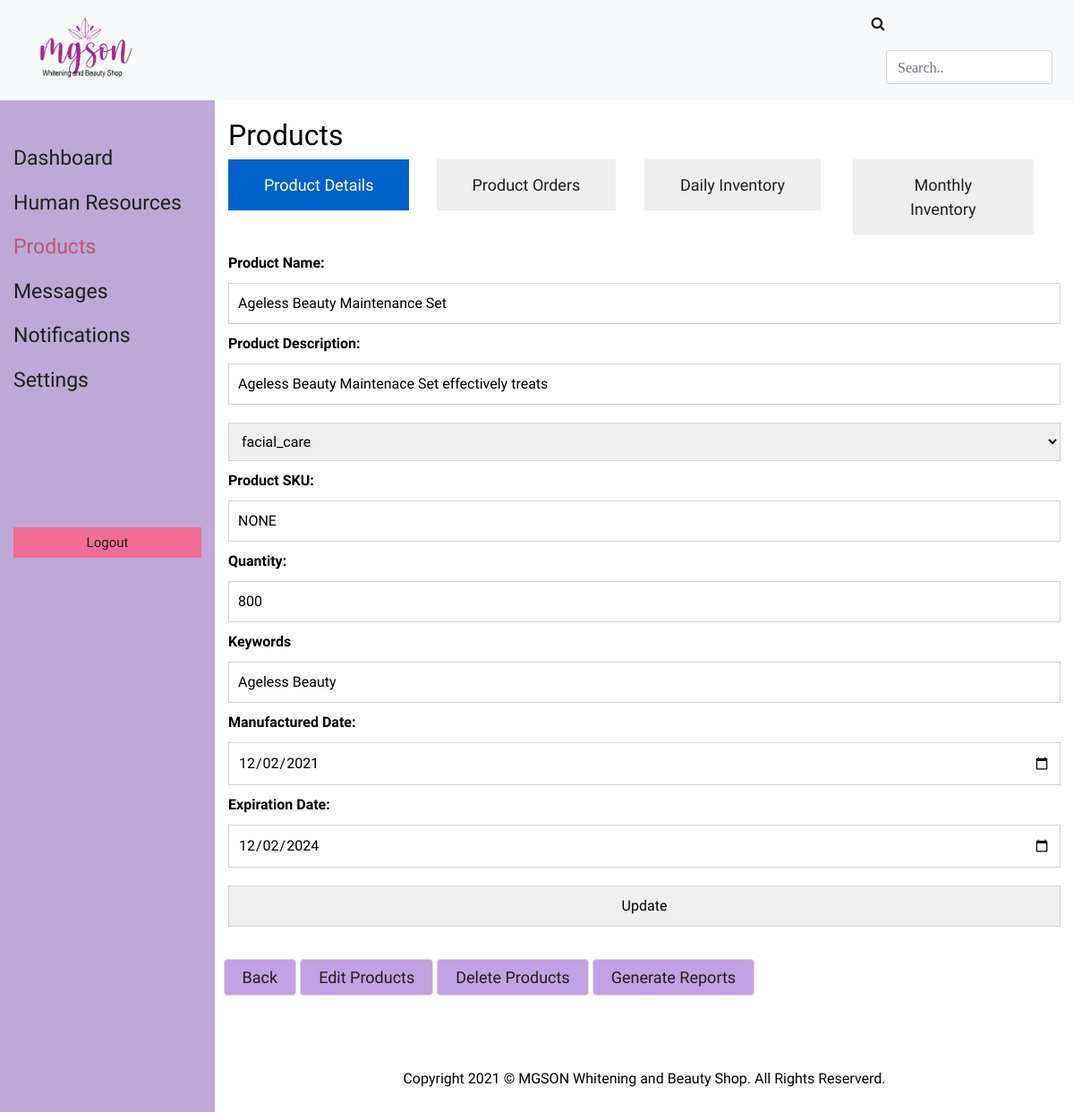
/products/edit.php?id_product=1, run on the app's committed database.
### tables this page shows
CREATE TABLE `products` (
  `id_product` int(1) NOT NULL,
  `id_users` varchar(50) NOT NULL,
  `id_admin` varchar(200) NOT NULL,
  `product_name` varchar(50) NOT NULL,
  `product_description` varchar(50) NOT NULL,
  `product_cat` varchar(50) NOT NULL,
  `barcode_sku` varchar(50) NOT NULL,
  `product_quantity` int(50) NOT NULL,
  `manufactured_date` date NOT NULL,
  `expiration_date` date NOT NULL,
  `ordered_pcs` int(50) NOT NULL,
  `remainingpcs` int(50) NOT NULL,
  `product_status` varchar(50) NOT NULL,
  `date_delivered` date NOT NULL,
  `date_ordered` date NOT NULL,
  `keywords` text NOT NULL
);

### products/edit.php (the view, shortened to what this page needs)
<?php
require('../db.php');
$id_product = $_REQUEST['id_product'];
$querdprod = "SELECT * from products where id_product='".$id_product."' ";
$resuldel = mysqli_query($con, $querdprod) or die ( mysqli_error());
$row = mysqli_fetch_assoc($resuldel);
?>
<!DOCTYPE html>
<html>
<head>
    <link rel="stylesheet" type="text/css" href="../css/bootstrap.css" />
	<link href="../style.css" rel="stylesheet" />
	<link rel="stylesheet" type="text/css" href="../css/style.css" />
		<link rel="stylesheet" href="https://cdnjs.cloudflare.com/ajax/libs/font-awesome/4.7.0/css/font-awesome.min.css">
</head>
<body>
	<nav class="navbar navbar-expand-lg navbar-light bg-light sticky-top">
	    <a class="logolink" href="index.php"><img src="../images/logo.png" class="img-fluid logo" alt="Dashboard"></a>
	    <div class="collapse navbar-collapse" id="navbarSupportedContent">
	      <form class="form-inline my-2 my-lg-0" action="../search.php">
	        <button class="btn my-2 my-sm-0" type="submit"><i class="fa fa-search"></i></button>
	        <input class="form-control mr-sm-2 fa fa-search" type="text" placeholder="Search.." aria-label="Search" name="search">
	      </form>
	    </div>
 	</nav>
<div id="dashboard-wrapper" class="container">
	  <div class="row">
		<div class="col-sm-4">
		<h2 class="admin-ht2" style="border-bottom: none;"></h2>
		<ul class="nav-menu-side">
			<li><a href="../dashboard/index.php">Dashboard</a></li>
			<li><a href="../humanresource/index.php">Human Resources</a></li>
			<li><a href="index.php" class="active-menu">Products</a></li>
			<li><a href="../messages/index.php">Messages</a></li>
			<li><a href="../notifications/index.php">Notifications</a></li>
			<li><a href="../settings/index.php">Settings</a></li>
		</ul>
	<p class="logout-btm"><a href="../logout.php">Logout</a></p>
		</div>
		<div class="col-sm-8 product-data">
			<h2>Products</h2>
			<div class="row row-cols-4 product-nav">
				<div class="col">
					<a class="btn btn-primary btn-dashboard active" href="index.php" role="button">Product Details</a>
				</div>
				<div class="col">
					<a class="btn btn-primary btn-dashboard" href="product-orders.php" role="button">Product Orders</a>
				</div>
				<div class="col">
				 <a class="btn btn-primary btn-dashboard" href="daily-inventory.php" role="button">Daily Inventory</a>
				</div>
				<div class="col">
				 <a class="btn btn-primary btn-dashboard" href="monthly-inventory.php" role="button">Monthly Inventory</a>
				</div>
			</div>
		<div class="row data-tables-prod">
			<div class="col">
				<div class="form">
				<?php
				require('../db.php');
				if(isset($_POST['new']) && $_POST['new']==1)
				{
				$id_product = $_POST['id_product'];
				$product_name = $_POST['product_name'];
				$product_description = $_POST['product_description'];
				$product_cat = $_POST['product_cat'];
				$barcode_sku = $_POST['barcode_sku'];
				$product_quantity = $_POST['product_quantity'];
				$keywords = $_POST['keywords'];
				$manufactured_date = date('Y-m-d H:i:s', strtotime(str_replace('-', '/',$_POST['manufactured_date'])));
				$expiration_date = date('Y-m-d H:i:s', strtotime(str_replace('-', '/',$_POST['expiration_date'])));
				$updated="UPDATE products SET product_name='".$product_name."', product_description='".$product_description."',
				product_cat='".$product_cat."', barcode_sku='".$barcode_sku."', product_quantity='".$product_quantity."',
				manufactured_date='".$manufactured_date."',expiration_date='".$expiration_date."',
				keywords='".$keywords."' where id_product='".$id_product."'";
				mysqli_query($con, $updated) or die(mysqli_error());
				$status = "<div class='record-updated'>Record Updated Successfully. </br></br><a href='index.php'>View Updated Record</a>";
				echo '<p style="color:#FF0000;">'.$status.'</p></div>';
				}else {
				?>
				<div class="editproductsorder">
					<form class="form" action="" method="post">
					<strong>Product Name:</strong><input type="text" class="input-product" name="product_name" value="<?php echo $row['product_name'];?>" placeholder="Product Name" required />
					<strong>Product Description:</strong><input type="text" class="input-product" name="product_description"  value="<?php echo $row['product_description'];?>" placeholder="Product Description" required>
						<select class="form-select" name="product_cat" >
							<option value="<?php echo $row['product_cat'];?>"><?php echo $row['product_cat'];?></option>
						</select>
					<strong>Product SKU:</strong><input type="text" class="input-product" name="barcode_sku" value="<?php echo $row['barcode_sku'];?>" placeholder="Barcode or SKU" required>
					<strong>Quantity:</strong><input type="text" class="input-product" name="product_quantity" value="<?php echo $row['product_quantity'];?>" required>
					<strong>Keywords</strong><input type="text" class="input-product" name="keywords" value="<?php echo $row['keywords'];?>" placeholder="Keywords" required>
					<strong>Manufactured Date:</strong><input type="date" class="input-product" name="manufactured_date" value="<?php echo $row['manufactured_date'];?>" required>
					<strong>Expiration Date:</strong><input type="date" class="input-product" name="expiration_date" value="<?php echo $row['expiration_date'];?>" required>
						<input name="submit" type="submit" value="Update" />
					</form>
				<?php } ?>
				</div>
				</div>
			</div>
			<div class="download-data-tab">
					<p>
						<a href="index.php" class="btn btn-danger" >Back</a>
						<a href="index.php" class="btn btn-danger" >Edit Products</a>
						<a href="deleteproduct.php" class="btn btn-danger">Delete Products</a>
						<a href="#" class="btn btn-primary">Generate Reports</a>
					</p>
			</div>
		</div>
			<footer class="page-footer font-small mdb-color lighten-3 pt-4">
			  <div class="footer-copyright text-center py-3">Copyright 2021 © MGSON Whitening and Beauty Shop. All Rights Reserverd.
			  </div>
			</footer>
		</div>
	  </div>
</div>
</body>
</html>

### style.css (style rules this page uses)
input { width:90%; margin:10px auto; padding:10px; }
body { background:#fff; font-family: 'Arapey', serif; }
.container { margin:0 auto; max-width:100%; overflow:hidden; font-family: 'Arapey', serif; }
@media (min-width: 576px) { #dashboard-wrapper .col-sm-4, .col-sm-4-2 { width:20%; -ms-flex: 0 0 20%; flex: 0 0 20%; max-width: 20%; } }
@media (min-width: 576px) { #dashboard-wrapper .col-sm-8, .col-sm-8-2 { width:80%; -ms-flex: 0 0 80%; flex: 0 0 80%; max-width: 80%; left: 20%; } }
#dashboard-wrapper { overflow:hidden; }
#dashboard-wrapper .col-sm-4 { background:#bea8d7; height: fit-content; height: 100%; position: fixed; }
#dashboard-wrapper .col-sm-8 { background:#fff; padding-bottom: 20%; }
#dashboard-wrapper .col-sm-8 h2 { padding-top:20px; float: left; }
.admin-ht2 { text-align:center; border-bottom:1px solid #000; padding: 20px 20px; }
.nav-menu-side li { list-style:none; font-size:23px; margin-bottom:15px; }
.nav-menu-side li a { color:#202020; }
ul.nav-menu-side { margin-left:0; padding-left:0; margin-bottom:70%; }
.nav-menu-side li a.active-menu { color:#bd5977; }
.logout-btm { background: #f16d95; margin-left: 0px; margin-right: 0px; text-align: center; padding:5px; }
.logout-btm a { color:#202020; text-align:center; font-size:15px; font-family: 'Arimo', sans-serif; }
a.btn-dashboard { color: #202020; font-family: 'Arapey', serif; background: #eee; text-align: center; font-size: 25px; border: 0 none; border-radius: 0; padding: 15px 40px; }
.product-nav a.btn-dashboard { font-size: 18px; }
.btn-dashboard.active { background:#bea8d7; color:#fff !important; }
.product-data h2 { float:left; }
.product-data .product-nav { width:100%; margin-top: 60px; }
.data-tables-prod { margin-top:0; }
.download-data-tab a { font-size: 18px; padding: 6px 20px; }
.download-data-tab { float: none; margin-top: 26px; margin-bottom: 25px; width: 98%; margin-left: auto; margin-right:auto; }
.download-data-tab .btn-info, .download-data-tab .btn-danger, .download-data-tab .btn-primary { background:#c2a1e4 !important; border:1px solid #ddd; color:#202020; }
.btn-primary:hover, .btn, .btn:focus { color:#202020 !important; }
.editproductsorder { padding-top:20px; }
.editproductsorder input, .editproductsorder select { width: 100%; padding: 10px; margin: 10px 0; border: 1px solid #ced4da; }
.editproductsorder .form { width:100%; margin:0 auto; }
@media only screen and (min-width: 590px) { .row { display: block; } }
@media only screen and (min-width: 680px) { .row { display: block; } }
@media only screen and (min-width: 790px) { .row { display: flex; } }

### css/style.css (style rules this page uses)
body { font-family: "Poppins", sans-serif; color: #040000; background-color: #ffffff; }
a, a:hover, a:focus { text-decoration: none; }
.btn, .btn:focus { outline: none !important; -webkit-box-shadow: none; box-shadow: none; }
.logolink { width: 85%; }
.logo { width: 160px; padding: 10px; }

### data on the page
products: product_name "Ageless Beauty Maintenance Set", product_description "Ageless Beauty Maintenace Set effectively treats", product_cat "facial_care", barcode_sku "NONE", product_quantity "800", keywords "Ageless Beauty", manufactured_date "12/02/2021", expiration_date "12/02/2024"
